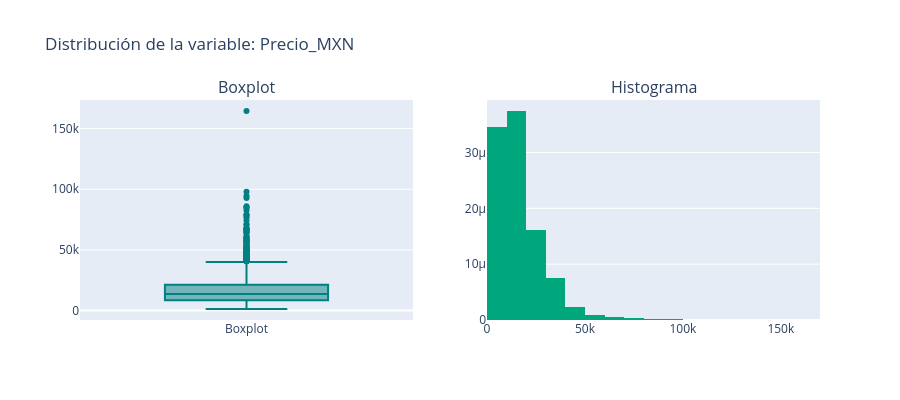
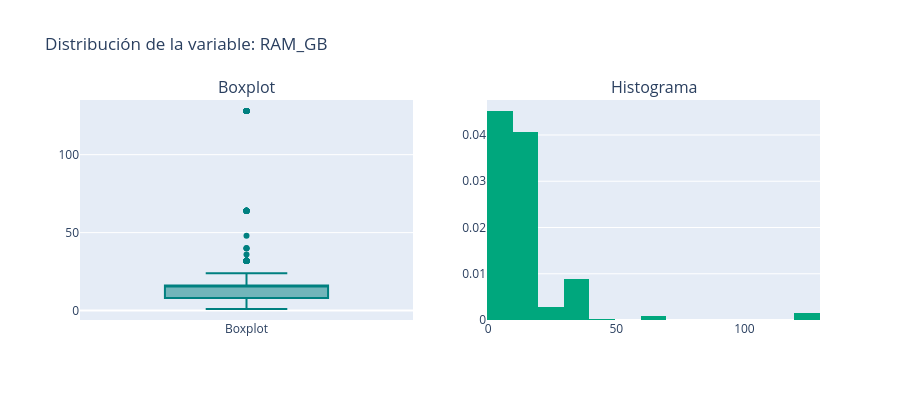
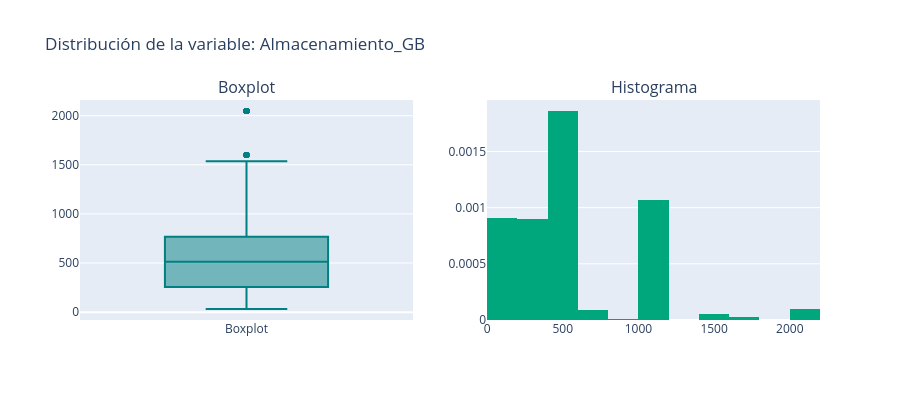
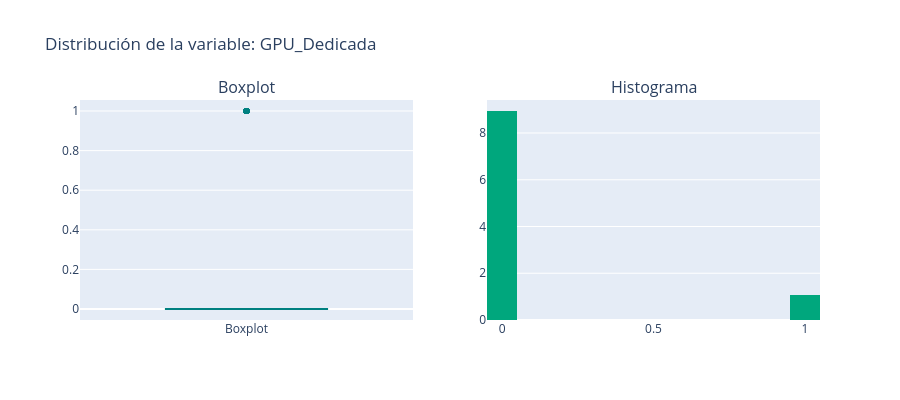

The cell these charts' notebook holds for them, in order:
### Code cell
# Instanciar con la versión mejorada de la clase
eda = Analyze(df_laptops_oro)

# 1. Graficar TODAS las variables numéricas (RAM_GB, Almacenamiento_GB, Pantalla_Pulgadas, Precio_MXN)
eda.plot_all_numeric()

# 2. Graficar TODAS las variables categóricas (Marca, marca_procesador, Tipo_Almacenamiento)
eda.plot_categoricals()

# 3. Mostrar la Matriz de Correlación
eda.cor_matrix()

### Figure 1 — Plotly figure (JSON) as saved in the notebook; plotly's stock layout.template omitted (floating-point values rounded to 4 significant figures; data arrays with more than 128 entries replaced by an {"elided": "..."} marker saying what was removed)
{"data": [{"marker": {"color": "#008080"}, "name": "Boxplot", "type": "box", "xaxis": "x", "y": {"elided": "2204 float values"}, "yaxis": "y"}, {"histnorm": "probability density", "marker": {"color": "#00a77d"}, "name": "Distribución", "nbinsx": 20, "type": "histogram", "x": {"elided": "2204 float values"}, "xaxis": "x2", "yaxis": "y2"}], "layout": {"annotations": [{"font": {"size": 16}, "showarrow": false, "text": "Boxplot", "x": 0.225, "xanchor": "center", "xref": "paper", "y": 1, "yanchor": "bottom", "yref": "paper"}, {"font": {"size": 16}, "showarrow": false, "text": "Histograma", "x": 0.775, "xanchor": "center", "xref": "paper", "y": 1, "yanchor": "bottom", "yref": "paper"}], "height": 400, "showlegend": false, "title": {"text": "Distribución de la variable: Precio_MXN"}, "width": 900, "xaxis": {"anchor": "y", "domain": [0, 0.45]}, "xaxis2": {"anchor": "y2", "domain": [0.55, 1]}, "yaxis": {"anchor": "x", "domain": [0, 1]}, "yaxis2": {"anchor": "x2", "domain": [0, 1]}}}

### Figure 2 — Plotly figure (JSON) as saved in the notebook; plotly's stock layout.template omitted (floating-point values rounded to 4 significant figures; data arrays with more than 128 entries replaced by an {"elided": "..."} marker saying what was removed)
{"data": [{"marker": {"color": "#008080"}, "name": "Boxplot", "type": "box", "xaxis": "x", "y": {"elided": "2204 float values"}, "yaxis": "y"}, {"histnorm": "probability density", "marker": {"color": "#00a77d"}, "name": "Distribución", "nbinsx": 20, "type": "histogram", "x": {"elided": "2204 float values"}, "xaxis": "x2", "yaxis": "y2"}], "layout": {"annotations": [{"font": {"size": 16}, "showarrow": false, "text": "Boxplot", "x": 0.225, "xanchor": "center", "xref": "paper", "y": 1, "yanchor": "bottom", "yref": "paper"}, {"font": {"size": 16}, "showarrow": false, "text": "Histograma", "x": 0.775, "xanchor": "center", "xref": "paper", "y": 1, "yanchor": "bottom", "yref": "paper"}], "height": 400, "showlegend": false, "title": {"text": "Distribución de la variable: RAM_GB"}, "width": 900, "xaxis": {"anchor": "y", "domain": [0, 0.45]}, "xaxis2": {"anchor": "y2", "domain": [0.55, 1]}, "yaxis": {"anchor": "x", "domain": [0, 1]}, "yaxis2": {"anchor": "x2", "domain": [0, 1]}}}

### Figure 3 — Plotly figure (JSON) as saved in the notebook; plotly's stock layout.template omitted (floating-point values rounded to 4 significant figures; data arrays with more than 128 entries replaced by an {"elided": "..."} marker saying what was removed)
{"data": [{"marker": {"color": "#008080"}, "name": "Boxplot", "type": "box", "xaxis": "x", "y": {"elided": "2204 float values"}, "yaxis": "y"}, {"histnorm": "probability density", "marker": {"color": "#00a77d"}, "name": "Distribución", "nbinsx": 20, "type": "histogram", "x": {"elided": "2204 float values"}, "xaxis": "x2", "yaxis": "y2"}], "layout": {"annotations": [{"font": {"size": 16}, "showarrow": false, "text": "Boxplot", "x": 0.225, "xanchor": "center", "xref": "paper", "y": 1, "yanchor": "bottom", "yref": "paper"}, {"font": {"size": 16}, "showarrow": false, "text": "Histograma", "x": 0.775, "xanchor": "center", "xref": "paper", "y": 1, "yanchor": "bottom", "yref": "paper"}], "height": 400, "showlegend": false, "title": {"text": "Distribución de la variable: Almacenamiento_GB"}, "width": 900, "xaxis": {"anchor": "y", "domain": [0, 0.45]}, "xaxis2": {"anchor": "y2", "domain": [0.55, 1]}, "yaxis": {"anchor": "x", "domain": [0, 1]}, "yaxis2": {"anchor": "x2", "domain": [0, 1]}}}

### Figure 4 — Plotly figure (JSON) as saved in the notebook; plotly's stock layout.template omitted (floating-point values rounded to 4 significant figures; data arrays with more than 128 entries replaced by an {"elided": "..."} marker saying what was removed)
{"data": [{"marker": {"color": "#008080"}, "name": "Boxplot", "type": "box", "xaxis": "x", "y": {"elided": "2204 int values"}, "yaxis": "y"}, {"histnorm": "probability density", "marker": {"color": "#00a77d"}, "name": "Distribución", "nbinsx": 20, "type": "histogram", "x": {"elided": "2204 int values"}, "xaxis": "x2", "yaxis": "y2"}], "layout": {"annotations": [{"font": {"size": 16}, "showarrow": false, "text": "Boxplot", "x": 0.225, "xanchor": "center", "xref": "paper", "y": 1, "yanchor": "bottom", "yref": "paper"}, {"font": {"size": 16}, "showarrow": false, "text": "Histograma", "x": 0.775, "xanchor": "center", "xref": "paper", "y": 1, "yanchor": "bottom", "yref": "paper"}], "height": 400, "showlegend": false, "title": {"text": "Distribución de la variable: GPU_Dedicada"}, "width": 900, "xaxis": {"anchor": "y", "domain": [0, 0.45]}, "xaxis2": {"anchor": "y2", "domain": [0.55, 1]}, "yaxis": {"anchor": "x", "domain": [0, 1]}, "yaxis2": {"anchor": "x2", "domain": [0, 1]}}}
